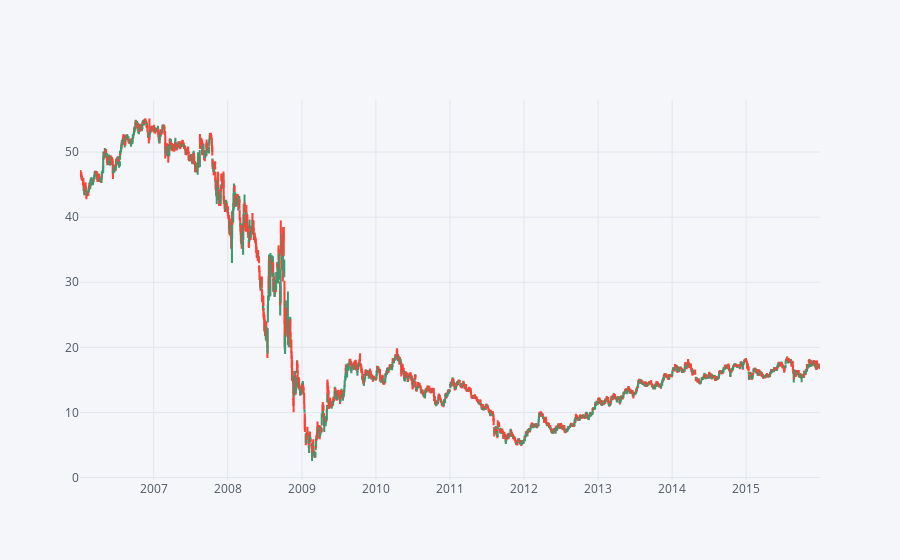

Source (notebook cell):
### Markdown cell above
** Use .iplot(kind='candle) to create a candle plot of Bank of America's stock from Jan 1st 2015 to Jan 1st 2016.**

### Code cell
BAC.iplot(kind='candle')

### Figure 1 — Plotly figure (JSON) as saved in the notebook; plotly's stock layout.template omitted (floating-point values rounded to 4 significant figures; data arrays with more than 128 entries replaced by an {"elided": "..."} marker saying what was removed)
{"data": [{"close": {"elided": "2517 float values"}, "decreasing": {"line": {}, "showlegend": false}, "high": {"elided": "2517 float values"}, "increasing": {"line": {}, "showlegend": false}, "low": {"elided": "2517 float values"}, "open": {"elided": "2517 float values"}, "type": "candlestick", "x": {"elided": "2517 str values"}, "yaxis": "y2"}], "layout": {"legend": {"bgcolor": "#F5F6F9", "font": {"color": "#4D5663"}}, "paper_bgcolor": "#F5F6F9", "plot_bgcolor": "#F5F6F9", "titlefont": {"color": "#4D5663"}, "xaxis1": {"gridcolor": "#E1E5ED", "rangeslider": {"visible": false}, "showgrid": true, "tickfont": {"color": "#4D5663"}, "title": "", "titlefont": {"color": "#4D5663"}, "zerolinecolor": "#E1E5ED"}, "yaxis1": {"gridcolor": "#E1E5ED", "showgrid": true, "showticklabels": false, "tickfont": {"color": "#4D5663"}, "title": "", "titlefont": {"color": "#4D5663"}, "zerolinecolor": "#E1E5ED"}, "yaxis2": {"gridcolor": "#E1E5ED", "showgrid": true, "tickfont": {"color": "#4D5663"}, "title": "", "titlefont": {"color": "#4D5663"}, "zerolinecolor": "#E1E5ED"}}}
